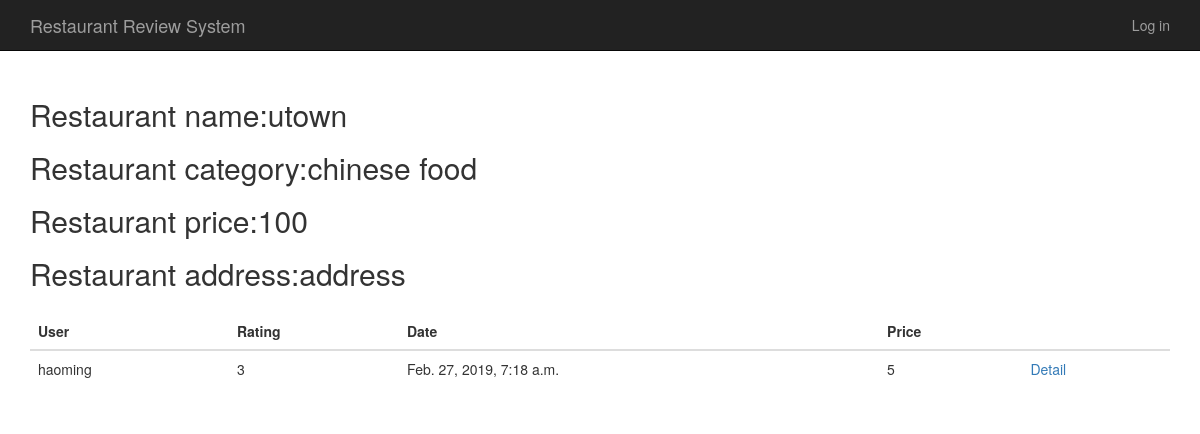
Before: /restaurant/utown with the older database file.
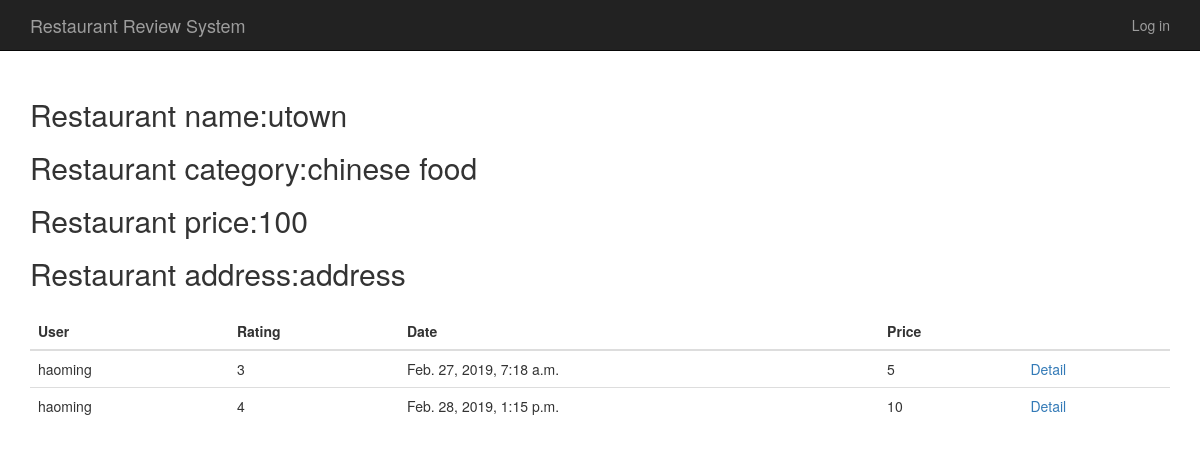
After: the same page with the newer database file.
### web/models.py (models this page shows)
class Review(models.Model):
    review_id = models.AutoField(primary_key=True)
    restaurant = models.ForeignKey(Restaurant, on_delete=models.CASCADE)
    user = models.ForeignKey(User, on_delete=models.CASCADE)
    rating = models.IntegerField(default=0, validators=[
            MaxValueValidator(5),
            MinValueValidator(0)
        ])
    price = models.IntegerField(default=0)
    description = models.CharField(max_length=300)
    likes = models.IntegerField(default=0)
    date = models.DateTimeField(auto_now_add=True, blank=True)

class User(models.Model):
    user_id = models.AutoField(primary_key=True)
    user_name = models.CharField(max_length=200)
    password = models.CharField(max_length=200)

### web/views.py (the view)
# urls.py: path('restaurant/<name>', views.restaurant, name='restaurant'),
def restaurant(request, name):
    restaurant = Restaurant.objects.get(name=name)
    reviews = Review.objects.filter(restaurant=restaurant)
    return render(request, 'restaurant.html', {'restaurant': restaurant,'reviews':reviews})

### web/templates/restaurant.html
{% extends "shared/base.html" %}
{% block content %}
<h2>Restaurant name:{{ restaurant.name }}</h2>
<h2>Restaurant category:{{ restaurant.category }}</h2>
<h2>Restaurant price:{{ restaurant.price }}</h2>
<h2>Restaurant address:{{ restaurant.address }}</h2>
<table class="table table-hover" style="margin-top: 2%;">
    <thead>
    <tr>
        <th>User</th>
        <th>Rating</th>
        <th>Date</th>
        <th>Price</th>
        <th></th>
    </tr>
    </thead>
    <tbody>
    {% for review in reviews %}
        <tr>
            <td>{{ review.user.user_name }}</td>
            <td>{{ review.rating }}</td>
            <td>{{ review.date }}</td>
            <td>{{ review.price }}</td>
            <td><a href="{% url 'detail' review.review_id %}">Detail</a></td>
        </tr>
    {% endfor %}
    </tbody>
</table>
{% endblock %}

Changed rows visible on the page:
added Review: user.user_name "haoming", rating "4", date "Feb. 28, 2019, 1:15 p.m.", price "10"
